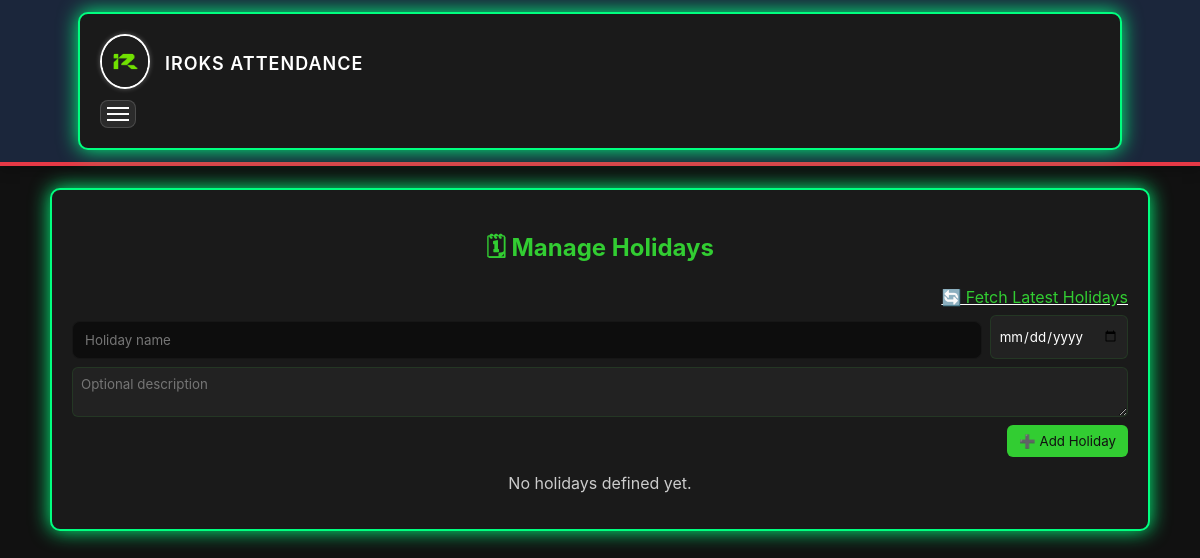
Before: /admin/holidays.php with the older database file.
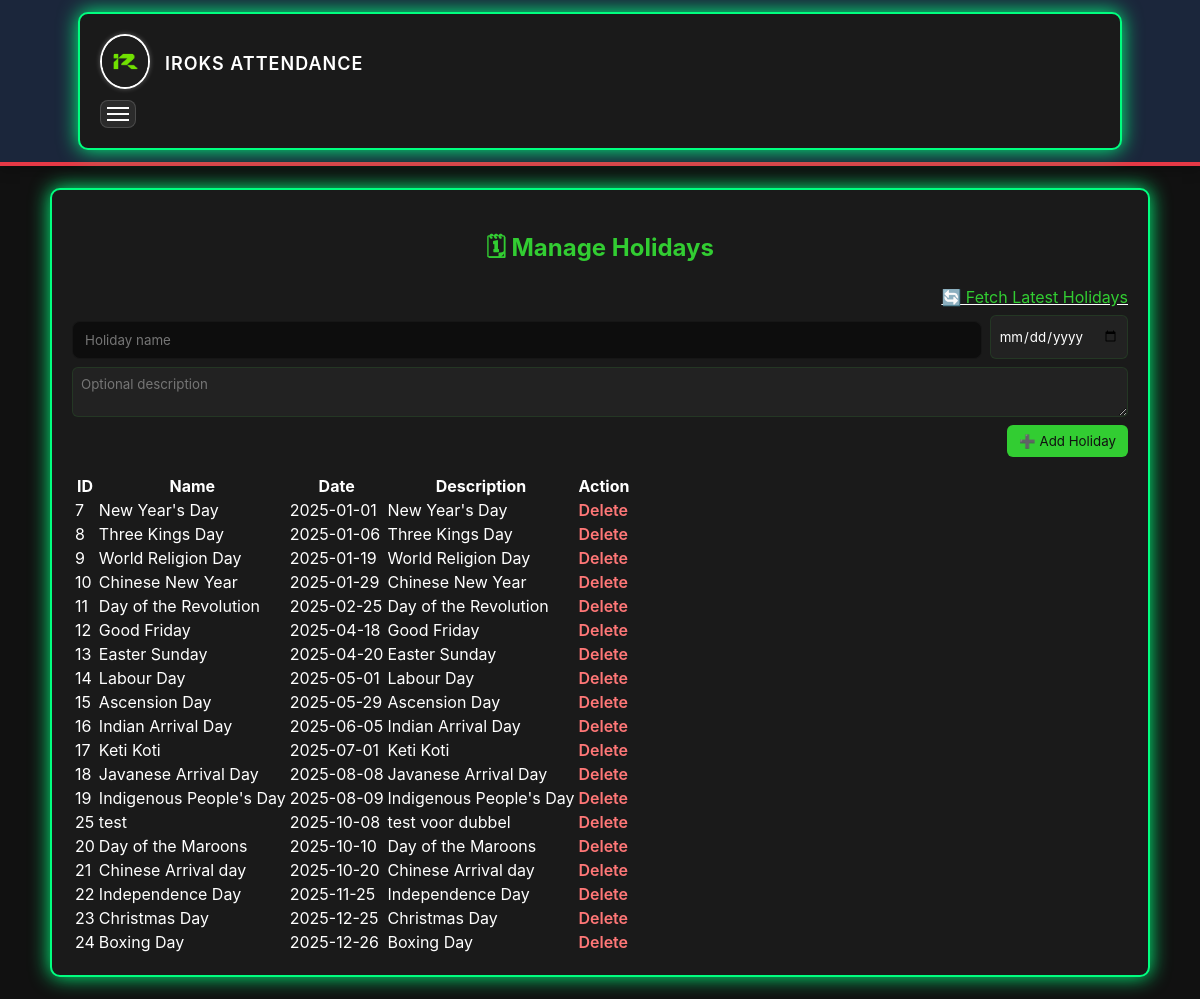
After: the same page with the newer database file.
### tables this page shows
CREATE TABLE `holidays` (
  `id` int(11) NOT NULL,
  `holiday_name` varchar(100) DEFAULT NULL,
  `holiday_date` date NOT NULL,
  `description` varchar(100) DEFAULT NULL
);

### admin/holidays.php (the view, shortened to what this page needs)
<?php
require_once '../includes/auth.php';
$stmt = $pdo->query("SELECT * FROM holidays ORDER BY holiday_date ASC");
$holidays = $stmt->fetchAll(PDO::FETCH_ASSOC);
?>
<!doctype html>
<html>
<head>
</head>
<body>
    <?php include '../includes/header.php'; ?>
<div class="container">
  <h2>🗓 Manage Holidays</h2>
  <form method="post" novalidate>
    <div style="text-align:right; text-decoration: underline"><a href="fetch_holidays.php" class="btn-refresh">🔄 Fetch Latest Holidays</a></div>
    <div class="row">
      <input type="text" name="holiday_name" placeholder="Holiday name" required>
      <input type="date" name="holiday_date" required>
    </div>
    <textarea name="holiday_description" placeholder="Optional description" rows="2"></textarea>
    <div style="text-align:right">
      <button type="submit" name="add_holiday">➕ Add Holiday</button>
    </div>
  </form>
  <?php if (count($holidays) === 0): ?>
    <p style="text-align:center; color:#ccc;">No holidays defined yet.</p>
  <?php else: ?>
    <div class="table-wrapper">
      <table >
        <thead>
          <tr><th>ID</th><th>Name</th><th>Date</th><th>Description</th><th>Action</th></tr>
        </thead>
        <tbody>
          <?php foreach ($holidays as $h): ?>
            <tr>
              <td><?= (int)$h['id'] ?></td>
              <td><?= htmlspecialchars($h['holiday_name'] ?? $h['description']) ?></td>
              <td><?= htmlspecialchars($h['holiday_date']) ?></td>
              <td><?= htmlspecialchars($h['description'] ?? '') ?></td>
              <td><a class="delete-btn" href="?delete=<?= (int)$h['id'] ?>" onclick="return confirm('Delete this holiday?')">Delete</a></td>
            </tr>
          <?php endforeach; ?>
        </tbody>
      </table>
    </div>
  <?php endif; ?>
</div>
</body>
</html>

Changed rows visible on the page:
added holidays: id "7", holiday_name "New Year's Day", holiday_date "2025-01-01", description "New Year's Day"
added holidays: id "8", holiday_name "Three Kings Day", holiday_date "2025-01-06", description "Three Kings Day"
added holidays: id "9", holiday_name "World Religion Day", holiday_date "2025-01-19", description "World Religion Day"
added holidays: id "10", holiday_name "Chinese New Year", holiday_date "2025-01-29", description "Chinese New Year"
added holidays: id "11", holiday_name "Day of the Revolution", holiday_date "2025-02-25", description "Day of the Revolution"
added holidays: id "12", holiday_name "Good Friday", holiday_date "2025-04-18", description "Good Friday"
added holidays: id "13", holiday_name "Easter Sunday", holiday_date "2025-04-20", description "Easter Sunday"
added holidays: id "14", holiday_name "Labour Day", holiday_date "2025-05-01", description "Labour Day"
added holidays: id "15", holiday_name "Ascension Day", holiday_date "2025-05-29", description "Ascension Day"
added holidays: id "16", holiday_name "Indian Arrival Day", holiday_date "2025-06-05", description "Indian Arrival Day"
added holidays: id "17", holiday_name "Keti Koti", holiday_date "2025-07-01", description "Keti Koti"
added holidays: id "18", holiday_name "Javanese Arrival Day", holiday_date "2025-08-08", description "Javanese Arrival Day"
added holidays: id "19", holiday_name "Indigenous People's Day", holiday_date "2025-08-09", description "Indigenous People's Day"
added holidays: id "25", holiday_name "test", holiday_date "2025-10-08", description "test voor dubbel"
added holidays: id "20", holiday_name "Day of the Maroons", holiday_date "2025-10-10", description "Day of the Maroons"
added holidays: id "21", holiday_name "Chinese Arrival day", holiday_date "2025-10-20", description "Chinese Arrival day"
added holidays: id "22", holiday_name "Independence Day", holiday_date "2025-11-25", description "Independence Day"
added holidays: id "23", holiday_name "Christmas Day", holiday_date "2025-12-25", description "Christmas Day"
added holidays: id "24", holiday_name "Boxing Day", holiday_date "2025-12-26", description "Boxing Day"
Other visible differences:
text no longer shown: "No holidays defined yet."
text now shown: "ID Name Date Description Action"
